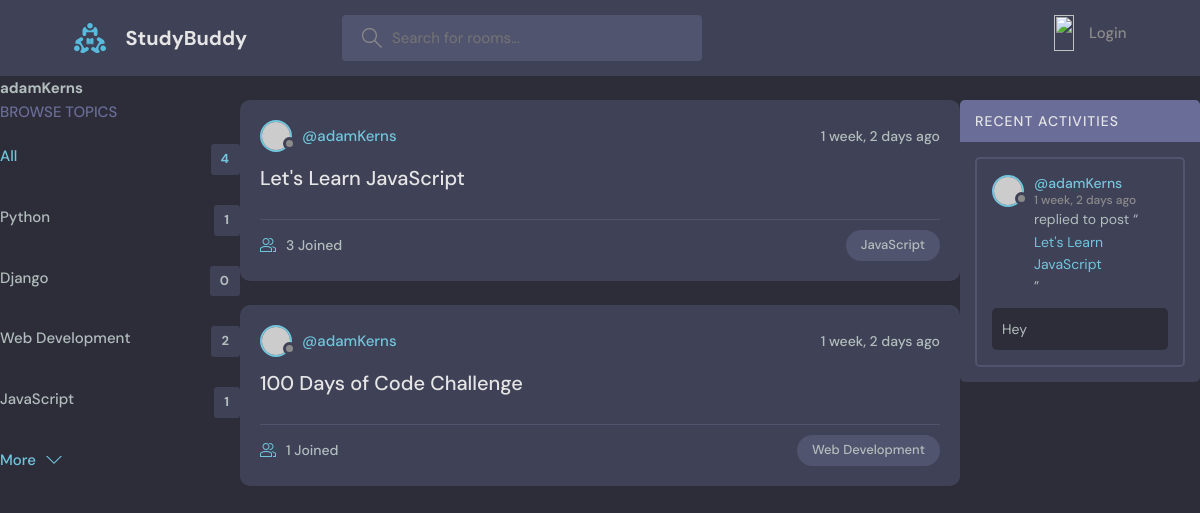
Page /profile/1/ on the committed database.
### base/models.py (models this page shows, shortened)
class Topic(models.Model):
    name = models.CharField(max_length=200)

class Room(models.Model):
    host = models.ForeignKey(User, on_delete=models.SET_NULL, null=True)
    topic = models.ForeignKey(Topic, on_delete=models.SET_NULL, null=True)
    name = models.CharField(max_length=200)
    description = models.TextField(null=True, blank=True)
    participants = models.ManyToManyField(User, related_name='participants', blank=True)
    updated = models.DateTimeField(auto_now=True)
    created = models.DateTimeField(auto_now_add=True)
    class Meta:
        ordering = ['-updated', '-created']
    def __str__(self):
        return self.name

class Message(models.Model):
    user = models.ForeignKey(User, on_delete=models.CASCADE)
    room = models.ForeignKey(Room, on_delete=models.CASCADE)
    body = models.TextField()
    updated = models.DateTimeField(auto_now=True)
    created = models.DateTimeField(auto_now_add=True)
    class Meta:
        ordering = ['-updated', '-created']

### base/views.py (the view)
# urls.py: path('profile/<str:pk>/', views.userProfile, name='user-profile'),
def userProfile(request, pk):
    user = User.objects.get(id=pk)
    rooms = user.room_set.all()
    topics = Topic.objects.all()
    room_messages = user.message_set.all()
    context = {'user': user, 'rooms': rooms, 'room_messages': room_messages, 'topics': topics}
    return render(request, 'base/profile.html', context)

### base/templates/base/profile.html (shortened to what this page needs)
{%extends 'main.html'%}
{%block content%}
<h1>{{user.username}}</h1>
<div class="profile-container">
    <div>
        {% include 'base/topics_component.html'%}
    </div>
    <div>
        {% include 'base/feed_component.html'%}
    </div>
    <div>
        {% include 'base/activity_component.html'%}
    </div>
</div>
{%endblock content%}

### base/templates/base/topics_component.html
<div class="topics">
    <div class="topics__header">
      <h2>Browse Topics</h2>
    </div>
    <ul class="topics__list">
      <li>
        <a href="{% url 'home' %}" class="active">All <span>{{topics.count}}</span></a>
      </li>
      {% for topic in topics %}
      <li>
        <a href="{% url 'home' %}?q={{topic.name}}">{{topic.name}} <span>{{topic.room_set.all.count}}</span></a>
      </li>
      {%endfor%}
    </ul>
    <a class="btn btn--link" href="topics.html">
      More
      <svg version="1.1" xmlns="http://www.w3.org/2000/svg" width="32" height="32" viewBox="0 0 32 32">
        <title>chevron-down</title>
        <path d="M16 21l-13-13h-3l16 16 16-16h-3l-13 13z"></path>
      </svg>
    </a>
  </div>

### base/templates/base/feed_component.html (shortened to what this page needs)
{% for room in rooms %}
<div class="roomListRoom">
    <div class="roomListRoom__header">
      <a href="{% url 'user-profile' room.host.id %}" class="roomListRoom__author">
        <div class="avatar avatar--small">
          <img src="https://randomuser.me/api/portraits/women/11.jpg" />
        </div>
        <span>@{{room.host.username}}</span>
      </a>
      <div class="roomListRoom__actions">
        <span>{{room.created|timesince}} ago</span>
      </div>
    </div>
    <div class="roomListRoom__content">
      <a href="{% url 'room' room.id %}">{{room.name}}</a>
    </div>
    <div class="roomListRoom__meta">
      <a href="{% url 'room' room.id %}" class="roomListRoom__joined">
        {{room.participants.all.count}} Joined
      </a>
      <p class="roomListRoom__topic">{{room.topic.name}}</p>
    </div>
  </div>
{% endfor %}

### base/templates/base/activity_component.html (shortened to what this page needs)
<div class="activities">
    <div class="activities__header">
      <h2>Recent Activities</h2>
    </div>
    {%for message in room_messages%}
    <div class="activities__box">
      <div class="activities__boxHeader roomListRoom__header">
        <a href="{% url 'user-profile' message.user.id%}" class="roomListRoom__author">
          <div class="avatar avatar--small">
            <img src="https://randomuser.me/api/portraits/women/11.jpg" />
          </div>
          <p>
            @{{message.user}}
            <span>{{message.created|timesince}} ago</span>
          </p>
        </a>
      </div>
      <div class="activities__boxContent">
        <p>replied to post “<a href="{% url 'room' message.room.id %}">{{message.room}}</a>”</p>
        <div class="activities__boxRoomContent">
            {{message.body}}
        </div>
      </div>
    </div>
    {% endfor %}
  </div>

### static/styles/style.css (style rules this page uses)
:root { --color-main: #71c6dd; --color-main-light: #e1f6fb; --color-dark: #3f4156; --color-dark-medium: #51546e; --color-dark-light: #696d97; --color-light: #e5e5e5; --color-gray: #8b8b8b; --color-light-gray: #b2bdbd; --color-bg: #2d2d39; --color-success: #5dd693; --color-error: #fc4b0b; }
* { font-family: "DM Sans", -apple-system, BlinkMacSystemFont, "Segoe UI", Roboto, Oxygen, Ubuntu, Cantarell, "Open Sans", "Helvetica Neue", sans-serif; margin: 0; padding: 0; box-sizing: border-box; text-rendering: optimizeLegibility; font-size: inherit; }
html { font-size: 56.25%; }
@media only screen and (min-width: 1200px) { html { font-size: 62.5%; } }
body { line-height: 1.6; font-weight: 400; font-size: 1.5rem; color: var(--color-light-gray); background-color: var(--color-bg); min-height: 100vh; }
img { width: 100%; }
a { display: inline-block; color: var(--color-main); text-decoration: none; }
.btn { background-color: transparent; border: none; display: inline-flex; align-items: center; gap: 1rem; cursor: pointer; transition: all ease-in-out 0.3s; padding: 1rem 2rem; border-radius: 5px; box-shadow: 1px 1px 3px 1px rgba(0, 0, 0, 0.15); font-weight: 500; }
.btn--link { border-radius: 0; padding: 0; color: var(--color-main); box-shadow: none; }
.btn > svg { fill: currentColor; width: 1.6rem; height: 1.6rem; }
.avatar { position: relative; display: inline-block; border-radius: 50%; border: 2px solid var(--color-main); }
.avatar img { display: block; border-radius: 50%; object-fit: cover; object-position: center; }
.avatar::after { content: ""; display: block; position: absolute; background-color: var(--color-gray); z-index: 111; border-radius: 50%; border: 0.3rem solid var(--color-dark); }
.avatar.avatar--small img { width: 2.8rem; height: 2.8rem; }
.avatar.avatar--small:after { width: 0.7rem; height: 0.7rem; bottom: 0px; right: -6px; }
.topics__header { margin-bottom: 2rem; }
.topics__header h2 { text-transform: uppercase; font-weight: 500; color: var(--color-dark-light); }
.topics__list { list-style: none; }
.topics__list li a { display: flex; justify-content: space-between; margin-bottom: 3rem; font-weight: 500; color: var(--color-light-gray); transition: all 0.3s ease-in-out; }
.topics__list li a.active, .topics__list li a:hover { color: var(--color-main); }
.topics__list li a span { padding: 0.5rem 1rem; background-color: var(--color-dark); border-radius: 3px; font-size: 1.3rem; font-weight: 700; letter-spacing: 1px; }
.roomListRoom { margin-bottom: 2.4rem; background-color: var(--color-dark); border-radius: 1rem; padding: 2rem; }
.roomListRoom__header { display: flex; justify-content: space-between; align-items: center; }
.roomListRoom__author { font-weight: 500; display: flex; align-items: center; gap: 1rem; }
.roomListRoom__actions { display: flex; align-items: flex-start; gap: 1rem; position: relative; }
.roomListRoom__actions span { font-size: 1.4rem; font-weight: 500; }
.roomListRoom__content { margin: 1rem 0; }
.roomListRoom__content a { font-size: 2rem; font-weight: 500; margin-bottom: 1.5rem; color: var(--color-light); transition: all 0.3s ease-in-out; }
.roomListRoom__meta { border-top: 1px solid var(--color-dark-medium); padding-top: 1rem; display: flex; align-items: center; justify-content: space-between; }
.roomListRoom__joined { color: var(--color-light-gray); display: flex; align-items: center; gap: 1rem; font-size: 1.4rem; font-weight: 500; }
.roomListRoom__joined svg { fill: var(--color-main); width: 1.6rem; height: 1.6rem; }
.roomListRoom__topic { padding: 5px 1.5rem; background-color: var(--color-dark-medium); border-radius: 5rem; font-weight: 500; font-size: 1.3rem; }
.activities { background: var(--color-dark); border-radius: 5px; overflow: hidden; }
.activities__header h2 { background-color: var(--color-dark-light); text-transform: uppercase; font-weight: 500; padding: 1rem 1.5rem; color: var(--color-light); letter-spacing: 1px; font-size: 1.4rem; }
.activities__box { margin: 1.5rem; padding: 1.5rem; border: 2px solid var(--color-dark-medium); border-radius: 5px; }
.activities__boxHeader p { font-size: 1.4rem; line-height: 1.3; }
.activities__boxHeader p span { color: var(--color-gray); font-size: 1.2rem; display: block; }
.activities__boxContent { margin-left: 4.2rem; }
.activities__boxContent { font-size: 1.4rem; }
.activities__boxRoomContent { background: var(--color-bg); padding: 1rem; border-radius: 5px; margin-top: 1rem; margin-left: -4.2rem; }

### rows in the picture
Topic: name "Python", room_set.all.count "1"
Topic: name "Django", room_set.all.count "0"
Topic: name "Web Development", room_set.all.count "2"
Topic: name "JavaScript", room_set.all.count "1"
Room: host.username "adamKerns", created "1 week, 2 days", name "Let's Learn JavaScript", participants.all.count "3", topic.name "JavaScript"
Room: host.username "adamKerns", created "1 week, 2 days", name "100 Days of Code Challenge", participants.all.count "1", topic.name "Web Development"
Message: user "adamKerns", created "1 week, 2 days", room "Let's Learn JavaScript", body "Hey"

### other values in the picture
{{ user.username }} "adamKerns"
{{ topics.count }} "4"
